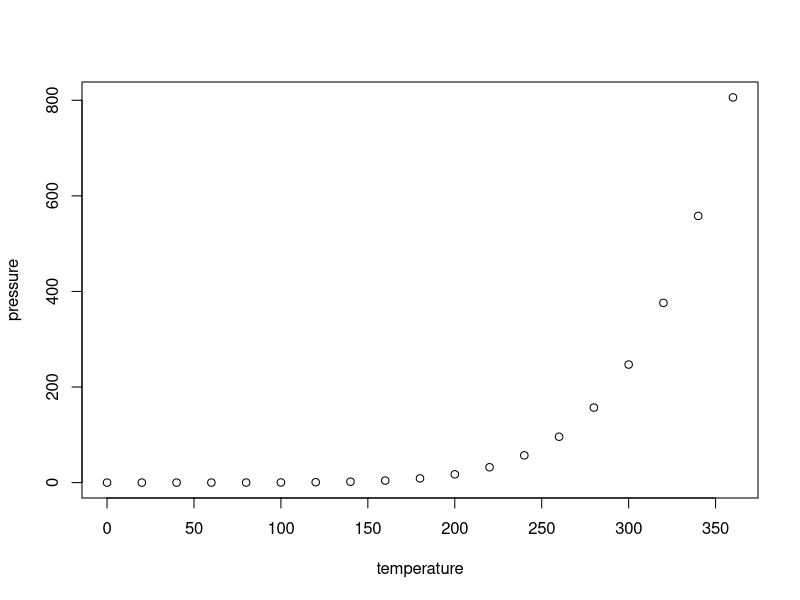
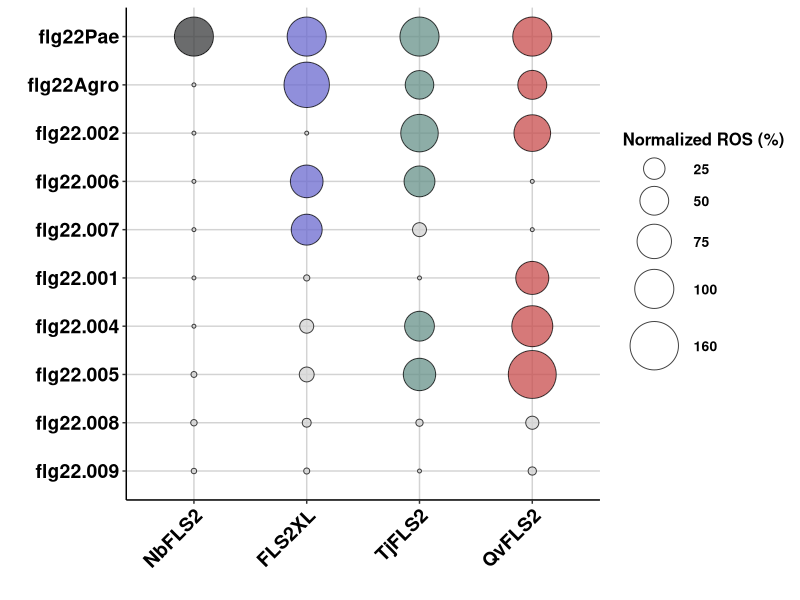
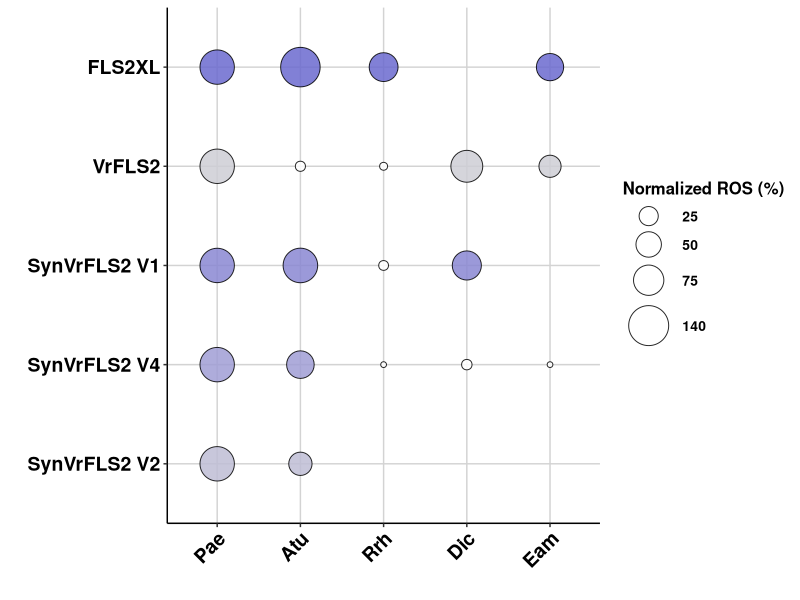
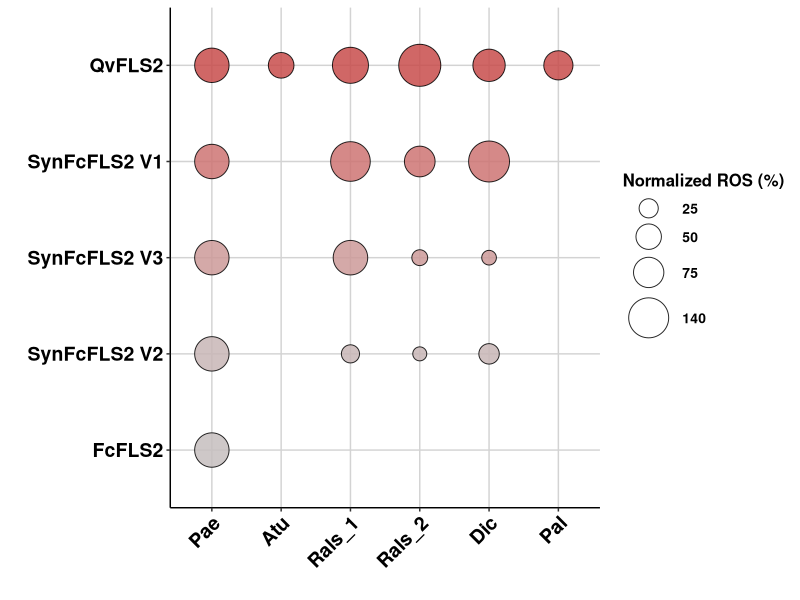
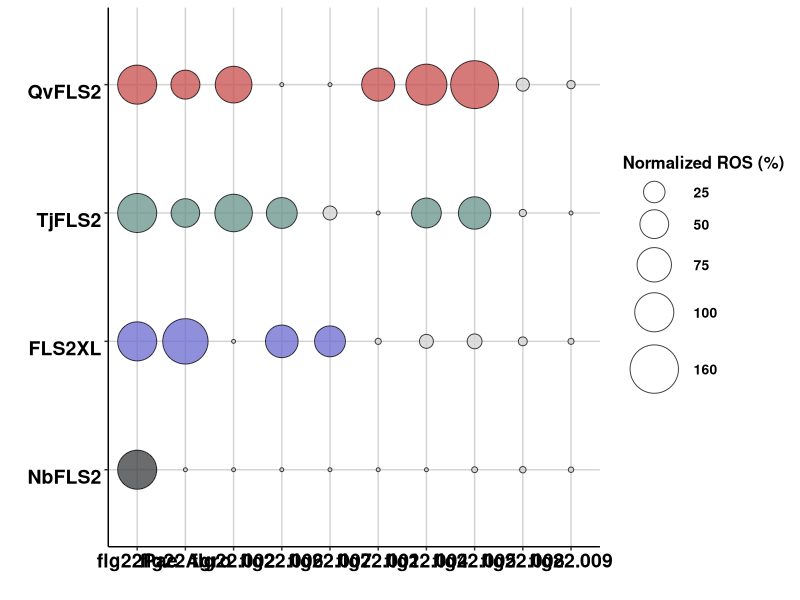
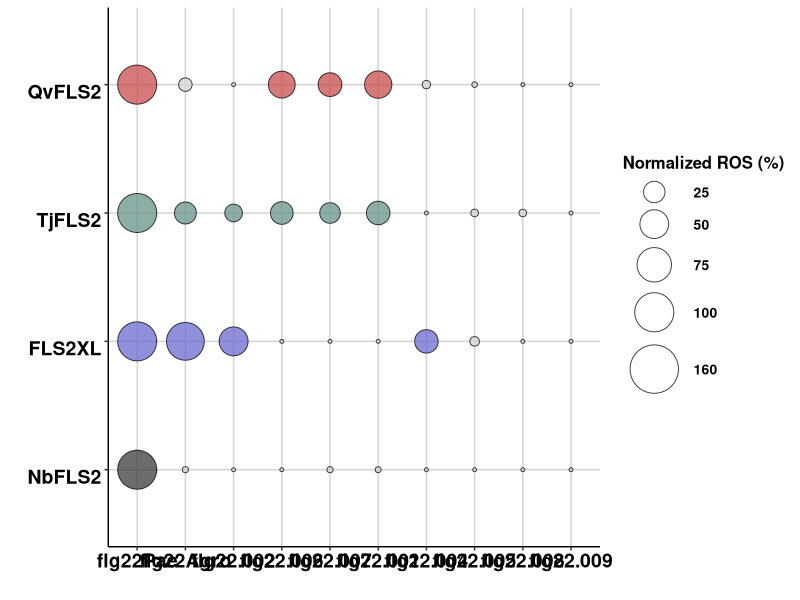
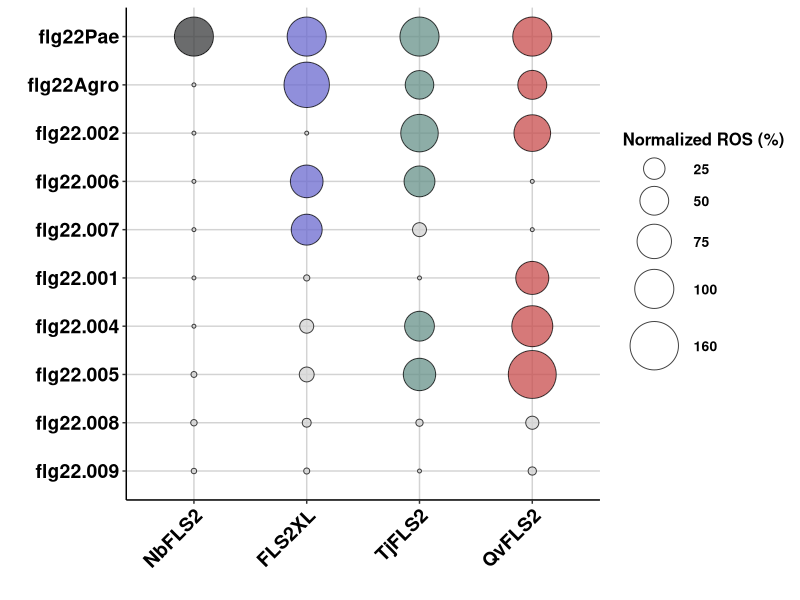
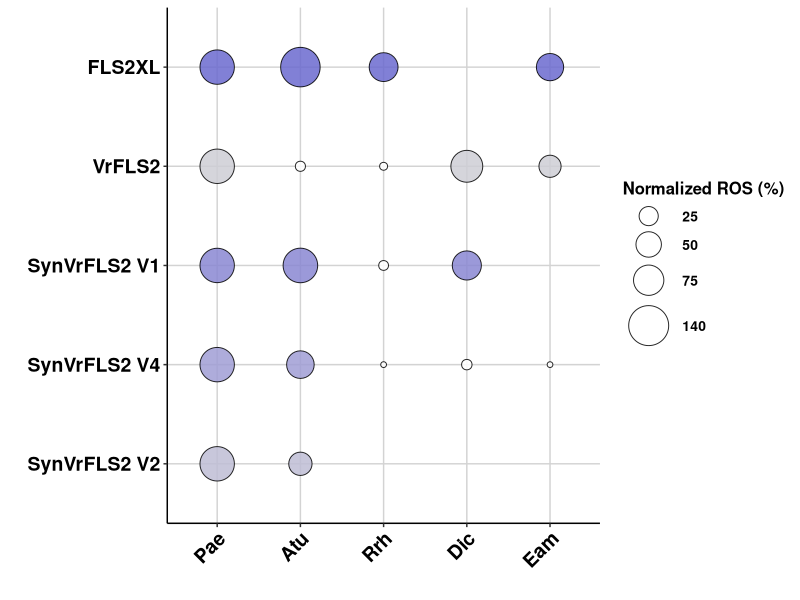

The R source for these figures, in order:
## ---- chunk 1
knitr::opts_chunk$set(echo = TRUE)
## ---- chunk 2
summary(cars)
## ---- chunk 3
library(reshape2)
library(ggplot2)
library(dplyr)
## ---- chunk 4
plot(pressure)
## ---- chunk 5
library(ggplot2)
library(reshape2)
library(dplyr)

# Read the CSV file
pc <- read.csv("../input/WTNb_XL_Tj_Qv.csv")

# Melt the data frame
pcm <- melt(pc, id = c("Receptor"))

new_order_vector <- c("flg22Pae", "flg22Agro", "flg22.002", "flg22.006", "flg22.007", "flg22.001", "flg22.004", "flg22.005", "flg22.008" , "flg22.009")

# Ensure Receptor is a factor with the correct levels
pcm$Receptor <- factor(pcm$Receptor, levels = c("NbFLS2", "FLS2XL", "TjFLS2", "QvFLS2"))

# Create a new column 'Color' with the default colors based on 'Receptor'
pcm$Color <- case_when(
  pcm$Receptor == "FLS2XL" & pcm$value >= 10 ~ "#6B6ACF",
  pcm$Receptor == "QvFLS2" & pcm$value >= 10 ~ "#C84D4C",
  pcm$Receptor == "TjFLS2" & pcm$value >= 10 ~ "#679289",
  pcm$Receptor == "NbFLS2" & pcm$value >= 10 ~ "#3a3b3c",
  pcm$value < 10 ~ "lightgrey", # Apply light gray color when value is less than 10
  TRUE ~ NA_character_ # For unexpected cases
)

# Proceed with the ggplot
xx <- ggplot(pcm, aes(x = Receptor, y = variable)) + 
  geom_point(aes(size = value, fill = Color), alpha = 0.75, shape = 21) + 
  scale_size_continuous(limits = c(0, 160), range = c(1, 16), breaks = c(25, 50, 75, 100, 160)) + 
  labs(x = "", y = "", size = "Normalized ROS (%)", fill = "") + 
  theme_classic() +
  theme(
    legend.key = element_blank(), 
    axis.text.y = element_text(colour = "black", size = 14, face = "bold"), 
    axis.text.x = element_text(angle = 45, hjust = 1, colour = "black", size = 14, face = "bold", vjust = 1), 
    legend.text = element_text(size = 10, face = "bold", colour = "black"), 
    legend.title = element_text(size = 12, face = "bold"), 
    legend.position = "right",
    panel.grid.major = element_line(colour = "lightgrey", linewidth = 0.5),
    panel.grid.minor = element_blank()
  ) +
  scale_fill_identity(guide = FALSE) +  # Use colors directly from the Color column
  scale_y_discrete(limits = rev(new_order_vector))  # Set x-axis labels and order

print(xx)

# Save the plot
ggsave(filename = "../output/Figure_1_All_FLS2_bubble.pdf", width = 5.6, height = 5)


## ---- chunk 6

# Read in your csv data
pc <- read.csv("../input/Vr-XL.csv", header = TRUE)

# Melt the data
pcm <- melt(pc, id = c("Receptor"))

# Step 1: Specify the order of the x-axis
new_order_vector <- c("flg22Pae", "flg22Agro", "flg22.002", "flg22.001", "flg22.004")

# Step 2: Rename the x-axis columns according to the mapping
labels_vector <- c("Pae", "Atu", "Rrh", "Dic", "Eam")


# Ensure Receptor order is as in the raw dataset
pcm$Receptor <- factor(pcm$Receptor, levels = unique(pc$Receptor))


# Create a new column 'Color' with the default colors based on 'Receptor'
pcm$Color <- case_when(
  pcm$Receptor == "FLS2XL" & pcm$value >= 10 ~ "#6B6ACF",
  pcm$Receptor == "VrFLS2" & pcm$value >= 10 ~ "#cdcdd5",
  pcm$Receptor == "SynVrFLS2 V1" & pcm$value >= 10 ~ "#8987d2",
  pcm$Receptor == "SynVrFLS2 V4" & pcm$value >= 10 ~ "#a09ed4",
  pcm$Receptor == "SynVrFLS2 V2" & pcm$value >= 10 ~ "#bebdd5",
  pcm$value < 10 ~ "white", # Apply light gray color when value is less than 10
  TRUE ~ NA_character_ # For unexpected cases
)


# Generate the plot
xx <- ggplot(pcm, aes(y = Receptor, x = variable)) + 
  geom_point(aes(size = value, fill = Color), alpha = 0.85, shape = 21) + 
  scale_size_continuous(limits = c(0, 160), range = c(1, 14), breaks = c(25, 50, 75, 140)) + 
  labs(y = "", x = "", size = "Normalized ROS (%)", fill = "")  + 
  theme_classic() +
  theme(
    legend.key = element_blank(), 
    axis.text.y = element_text(colour = "black", size = 14, face = "bold"), 
    axis.text.x = element_text(angle = 45, hjust = 1, colour = "black", size = 14, face = "bold", vjust = 1), 
    legend.text = element_text(size = 10, face = "bold", colour = "black"), 
    legend.title = element_text(size = 12, face = "bold"), 
    legend.position = "right",
    panel.grid.major = element_line(colour = "lightgrey", linewidth = 0.5),
    panel.grid.minor = element_blank()
  ) +
  scale_fill_identity(guide = FALSE) +  # Use colors directly from the Color column
 scale_x_discrete(limits = new_order_vector, labels = labels_vector) + # Set x-axis labels and order
  scale_y_discrete(limits = rev(levels(pcm$Receptor))) # Ensure Y axis order is as in the raw dataset

# Print the plot
print(xx)

# Save the plot to a file

ggsave(filename = "../output/Vr-XL.pdf", width = 6.5, height = 3.4, bg = "transparent")

## ---- chunk 7
pc = read.csv("../input/Fc-Qv.csv", header = TRUE)
# Melt the data
pcm <- melt(pc, id = c("Receptor"))

# Step 1: Specify the order of the x-axis
new_order_vector <- c("flg22Pae", "flg22Agro", "flg22.006", "flg22.007", "flg22.001", "flg22.005")

# Step 2: Rename the x-axis columns according to the mapping
labels_vector <- c("Pae", "Atu", "Rals_1", "Rals_2", "Dic", "Pal")

# Ensure Receptor order is as in the raw dataset
pcm$Receptor <- factor(pcm$Receptor, levels = unique(pc$Receptor))

# Ensure Receptor is a factor with the correct levels
#pcm$Receptor <- factor(pcm$Receptor, levels = c("NbFLS2", "FLS2XL", "TjFLS2", "QvFLS2"))

# Create a new column 'Color' with the default colors based on 'Receptor'
pcm$Color <- case_when(
  pcm$Receptor == "QvFLS2" & pcm$value >= 10 ~ "#C84D4C",
  pcm$Receptor == "FcFLS2" & pcm$value >= 10 ~ "#c5bebe",
  pcm$Receptor == "SynFcFLS2 V1" & pcm$value >= 10 ~ "#cd7573",
  pcm$Receptor == "SynFcFLS2 V3" & pcm$value >= 10 ~ "#cc9a99",
  pcm$Receptor == "SynFcFLS2 V2" & pcm$value >= 10 ~ "#c7b6b6",
  pcm$value < 10 ~ "white", # Apply light gray color when value is less than 10
  TRUE ~ NA_character_ # For unexpected cases
)
xx <- ggplot(pcm, aes(y = Receptor, x = variable)) + 
  geom_point(aes(size = value, fill = Color), alpha = 0.85, shape = 21) + 
  scale_size_continuous(limits = c(0, 160), range = c(1, 14), breaks = c(25, 50, 75, 140)) + 
  labs(y = "", x = "", size = "Normalized ROS (%)", fill = "")  + 
  theme_classic() +
  theme(
    legend.key = element_blank(), 
    axis.text.y = element_text(colour = "black", size = 14, face = "bold"), 
    axis.text.x = element_text(angle = 45, hjust = 1, colour = "black", size = 14, face = "bold", vjust = 1), 
    legend.text = element_text(size = 10, face = "bold", colour = "black"), 
    legend.title = element_text(size = 12, face = "bold"), 
    legend.position = "right",
    panel.grid.major = element_line(colour = "lightgrey", linewidth = 0.5),
    panel.grid.minor = element_blank()
  ) +
  scale_fill_identity(guide = FALSE) +  # Use colors directly from the Color column
 scale_x_discrete(limits = new_order_vector, labels = labels_vector) + # Set x-axis labels and order
  scale_y_discrete(limits = rev(levels(pcm$Receptor))) # Ensure Y axis order is as in the raw dataset 
print(xx)
ggsave(filename = "../output/Qv-Fc.pdf", width = 7, height = 3.4)

## ---- chunk 8
library(ggplot2)
library(reshape2)
library(dplyr)

# Read the CSV file
pc <- read.csv("../input/WTNb_XL_Tj_Qv.csv")

# Melt the data frame
pcm <- melt(pc, id = c("Receptor"))

new_order_vector <- c("flg22Pae", "flg22Agro", "flg22.002", "flg22.006", "flg22.007", "flg22.001", "flg22.004", "flg22.005", "flg22.008" , "flg22.009")

# Ensure Receptor is a factor with the correct levels
pcm$Receptor <- factor(pcm$Receptor, levels = c("NbFLS2", "FLS2XL", "TjFLS2", "QvFLS2"))

# Create a new column 'Color' with the default colors based on 'Receptor'
pcm$Color <- case_when(
  pcm$Receptor == "FLS2XL" & pcm$value >= 10 ~ "#6B6ACF",
  pcm$Receptor == "QvFLS2" & pcm$value >= 10 ~ "#C84D4C",
  pcm$Receptor == "TjFLS2" & pcm$value >= 10 ~ "#679289",
  pcm$Receptor == "NbFLS2" & pcm$value >= 10 ~ "#3a3b3c",
  pcm$value < 10 ~ "lightgrey", # Apply light gray color when value is less than 10
  TRUE ~ NA_character_ # For unexpected cases
)

# Proceed with the ggplot
xx <- ggplot(pcm, aes(y = Receptor, x = variable)) + 
  geom_point(aes(size = value, fill = Color), alpha = 0.75, shape = 21) + 
  scale_size_continuous(limits = c(0, 160), range = c(1, 16), breaks = c(25, 50, 75, 100, 160)) + 
  labs(y = "", x = "", size = "Normalized ROS (%)", fill = "") + 
  theme_classic() +
  theme(
    legend.key = element_blank(), 
    axis.text.x = element_text(colour = "black", size = 14, face = "bold"), 
    axis.text.y = element_text(colour = "black", size = 14, face = "bold", vjust = 1), 
    legend.text = element_text(size = 10, face = "bold", colour = "black"), 
    legend.title = element_text(size = 12, face = "bold"), 
    legend.position = "right",
    panel.grid.major = element_line(colour = "lightgrey", linewidth = 0.5),
    panel.grid.minor = element_blank()
  ) +
  scale_fill_identity(guide = FALSE) +  # Use colors directly from the Color column
  scale_x_discrete(limits = new_order_vector)  # Set y-axis labels and order

print(xx)

# Save the plot
ggsave(filename = "../output/Figure_1_ROS_Flip.pdf", width = 14, height = 4)

## ---- chunk 9
library(ggplot2)
library(reshape2)
library(dplyr)

# Read the CSV file
pc <- read.csv("../input/Fig1_Calcium.csv")

# Melt the data frame
pcm <- melt(pc, id = c("Receptor"))

new_order_vector <- c("flg22Pae", "flg22Agro", "flg22.002", "flg22.006", "flg22.007", "flg22.001", "flg22.004", "flg22.005", "flg22.008" , "flg22.009")

# Ensure Receptor is a factor with the correct levels
pcm$Receptor <- factor(pcm$Receptor, levels = c("NbFLS2", "FLS2XL", "TjFLS2", "QvFLS2"))

# Create a new column 'Color' with the default colors based on 'Receptor'
pcm$Color <- case_when(
  pcm$Receptor == "FLS2XL" & pcm$value >= 10 ~ "#6B6ACF",
  pcm$Receptor == "QvFLS2" & pcm$value >= 10 ~ "#C84D4C",
  pcm$Receptor == "TjFLS2" & pcm$value >= 10 ~ "#679289",
  pcm$Receptor == "NbFLS2" & pcm$value >= 10 ~ "#3a3b3c",
  pcm$value < 10 ~ "lightgrey", # Apply light gray color when value is less than 10
  TRUE ~ NA_character_ # For unexpected cases
)

# Proceed with the ggplot
xx <- ggplot(pcm, aes(y = Receptor, x = variable)) + 
  geom_point(aes(size = value, fill = Color), alpha = 0.75, shape = 21) + 
  scale_size_continuous(limits = c(0, 160), range = c(1, 16), breaks = c(25, 50, 75, 100, 160)) + 
  labs(y = "", x = "", size = "Normalized ROS (%)", fill = "") + 
  theme_classic() +
  theme(
    legend.key = element_blank(), 
    axis.text.x = element_text(colour = "black", size = 14, face = "bold"), 
    axis.text.y = element_text(colour = "black", size = 14, face = "bold", vjust = 1), 
    legend.text = element_text(size = 10, face = "bold", colour = "black"), 
    legend.title = element_text(size = 12, face = "bold"), 
    legend.position = "right",
    panel.grid.major = element_line(colour = "lightgrey", linewidth = 0.5),
    panel.grid.minor = element_blank()
  ) +
  scale_fill_identity(guide = FALSE) +  # Use colors directly from the Color column
  scale_x_discrete(limits = new_order_vector)  # Set y-axis labels and order

print(xx)

# Save the plot
ggsave(filename = "../output/Figure_1_Ca_Flip.pdf", width = 14, height = 4)
